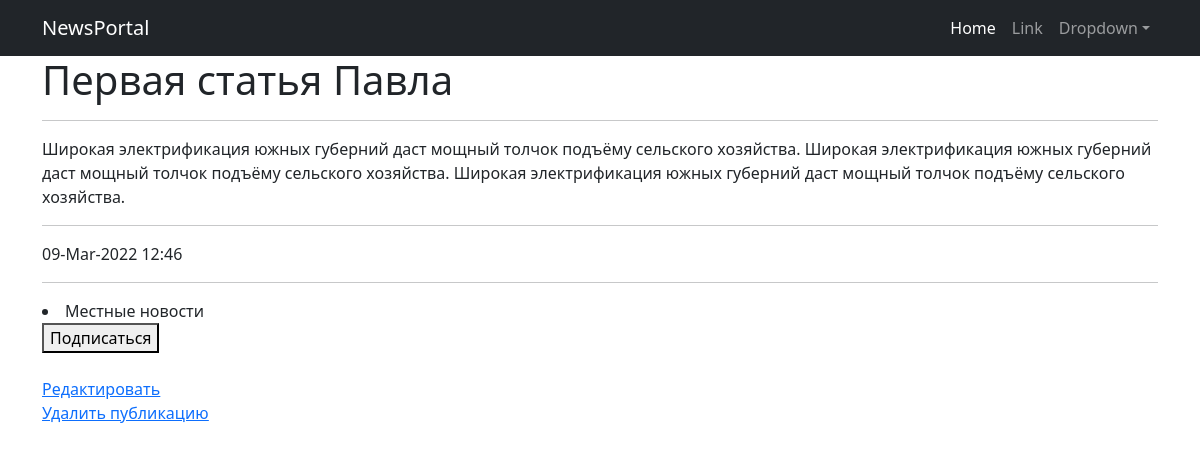
The page /news/2 on the database its author committed.
### newspage/models.py (models this page shows, shortened)
class Post(models.Model):
    news = 'N'
    article = 'A'
    type = [
        (news, 'Новость'),
        (article, 'Статья')
    ]
    type_post = models.CharField(max_length=1, choices=type, default=article)
    author = models.ForeignKey(Author, on_delete=models.CASCADE)
    time_write = models.DateTimeField(auto_now_add=True)
    title = models.CharField(max_length=255, blank=False)
    text = models.TextField()
    rating = models.IntegerField(default=0)
    categories_post = models.ManyToManyField(Category, through='Postcategory')

class Category(models.Model):
    name_category = models.CharField(max_length=255, unique=True)
    subscribers = models.ManyToManyField(User, null=True)

### newspage/views.py (the view)
# urls.py: path('<int:pk>', PostText.as_view(), name='post'),
class PostText(DetailView):
    model = Post
    template_name = 'post.html'
    context_object_name = 'post'
    def get_context_data(self, **kwargs):
        context = super().get_context_data(**kwargs)
        context['time_now'] = datetime.time()
        context['value1'] = None
        context['categories_post'] = context['post'].categories_post
        return context

### templates/post.html (shortened to what this page needs)
{% extends 'flatpages/default.html' %}
{% load custom_filters %}
{% block content %}
<h1> {{ post.title }} </h1>
    <hr>
{{ post.text }}
    <hr>
{{ post.time_write | date:'d-M-Y h:i' }}
<hr>
{% for cat in categories_post.all %}
    <li> {{ cat.name_category }}
        <form action="/sign/subscriptions.html">
            <button class="button">Подписаться</button>
        </form>
    </li>
{% endfor %}
<br>
    <a href="{% url 'post_edit' post.id %}"><u>Редактировать</u></a><br>
    <a href="{% url 'post_delete' post.id %}"><u>Удалить публикацию</u></a>
{% endblock content %}

### rows shown on the page
Post: title "Первая статья Павла", text "Широкая электрификация южных губерний даст мощный толчок подъёму сельского хозяйства. Широкая электрификация южных губерний даст мощный толчок подъёму сельского хозяйства. Широкая электрификация южных губерний даст мощный толчок подъёму сельского хозяйства.", time_write "09-Mar-2022 12:46"
Category: name_category "Местные новости"
